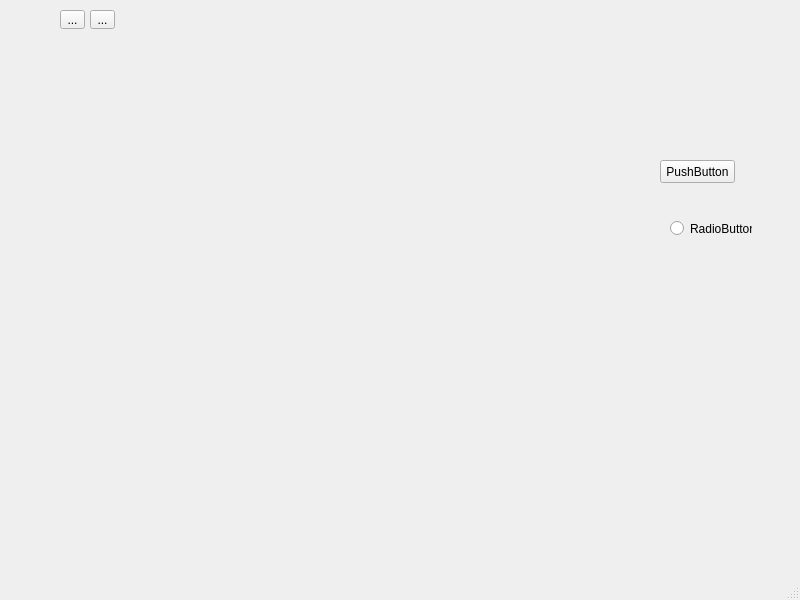
<?xml version="1.0" encoding="UTF-8"?>
<ui version="4.0">
 <class>MainWindow</class>
 <widget class="QMainWindow" name="MainWindow">
  <property name="geometry">
   <rect>
    <x>0</x>
    <y>0</y>
    <width>800</width>
    <height>600</height>
   </rect>
  </property>
  <property name="windowTitle">
   <string>MainWindow</string>
  </property>
  <widget class="QWidget" name="centralwidget">
   <widget class="QWidget" name="widget" native="true">
    <property name="geometry">
     <rect>
      <x>49</x>
      <y>59</y>
      <width>561</width>
      <height>471</height>
     </rect>
    </property>
   </widget>
   <widget class="QPushButton" name="pushButton">
    <property name="geometry">
     <rect>
      <x>660</x>
      <y>160</y>
      <width>75</width>
      <height>23</height>
     </rect>
    </property>
    <property name="text">
     <string>PushButton</string>
    </property>
   </widget>
   <widget class="QRadioButton" name="radioButton">
    <property name="geometry">
     <rect>
      <x>670</x>
      <y>220</y>
      <width>82</width>
      <height>17</height>
     </rect>
    </property>
    <property name="text">
     <string>RadioButton</string>
    </property>
   </widget>
   <widget class="QToolButton" name="toolButton">
    <property name="geometry">
     <rect>
      <x>60</x>
      <y>10</y>
      <width>25</width>
      <height>19</height>
     </rect>
    </property>
    <property name="text">
     <string>...</string>
    </property>
   </widget>
   <widget class="QToolButton" name="toolButton_2">
    <property name="geometry">
     <rect>
      <x>90</x>
      <y>10</y>
      <width>25</width>
      <height>19</height>
     </rect>
    </property>
    <property name="text">
     <string>...</string>
    </property>
   </widget>
  </widget>
  <widget class="QMenuBar" name="menubar">
   <property name="geometry">
    <rect>
     <x>0</x>
     <y>0</y>
     <width>800</width>
     <height>21</height>
    </rect>
   </property>
  </widget>
  <widget class="QStatusBar" name="statusbar"/>
 </widget>
 <resources/>
 <connections/>
</ui>
